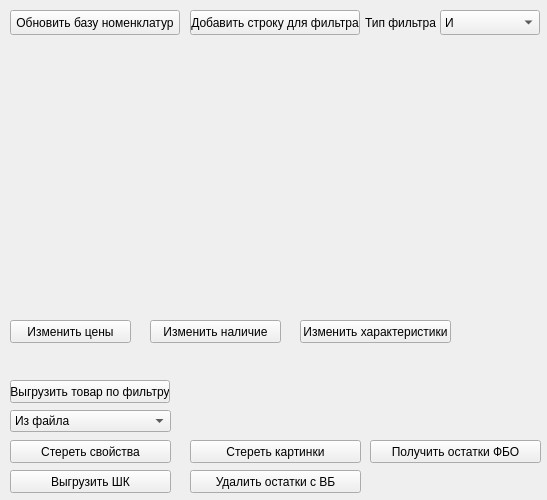
<?xml version="1.0" encoding="UTF-8"?>
<ui version="4.0">
 <class>Form</class>
 <widget class="QWidget" name="Form">
  <property name="geometry">
   <rect>
    <x>0</x>
    <y>0</y>
    <width>547</width>
    <height>500</height>
   </rect>
  </property>
  <property name="windowTitle">
   <string>Form</string>
  </property>
  <widget class="QPushButton" name="updateDbBtn">
   <property name="geometry">
    <rect>
     <x>10</x>
     <y>10</y>
     <width>170</width>
     <height>25</height>
    </rect>
   </property>
   <property name="text">
    <string>Обновить базу номенклатур</string>
   </property>
  </widget>
  <widget class="QPushButton" name="addFilterStringBtn">
   <property name="geometry">
    <rect>
     <x>190</x>
     <y>10</y>
     <width>170</width>
     <height>25</height>
    </rect>
   </property>
   <property name="text">
    <string>Добавить строку для фильтра</string>
   </property>
  </widget>
  <widget class="QComboBox" name="filterType">
   <property name="geometry">
    <rect>
     <x>440</x>
     <y>10</y>
     <width>100</width>
     <height>25</height>
    </rect>
   </property>
   <item>
    <property name="text">
     <string>И</string>
    </property>
   </item>
   <item>
    <property name="text">
     <string>ИЛИ</string>
    </property>
   </item>
  </widget>
  <widget class="QLabel" name="label">
   <property name="geometry">
    <rect>
     <x>365</x>
     <y>10</y>
     <width>81</width>
     <height>25</height>
    </rect>
   </property>
   <property name="text">
    <string>Тип фильтра</string>
   </property>
  </widget>
  <widget class="QPushButton" name="changePrice">
   <property name="geometry">
    <rect>
     <x>10</x>
     <y>320</y>
     <width>121</width>
     <height>23</height>
    </rect>
   </property>
   <property name="text">
    <string>Изменить цены</string>
   </property>
  </widget>
  <widget class="QPushButton" name="changeQuan">
   <property name="geometry">
    <rect>
     <x>150</x>
     <y>320</y>
     <width>131</width>
     <height>23</height>
    </rect>
   </property>
   <property name="text">
    <string>Изменить наличие</string>
   </property>
  </widget>
  <widget class="QPushButton" name="changeChar">
   <property name="geometry">
    <rect>
     <x>300</x>
     <y>320</y>
     <width>151</width>
     <height>23</height>
    </rect>
   </property>
   <property name="text">
    <string>Изменить характеристики</string>
   </property>
  </widget>
  <widget class="QPushButton" name="startExtCharBtn">
   <property name="geometry">
    <rect>
     <x>10</x>
     <y>440</y>
     <width>161</width>
     <height>23</height>
    </rect>
   </property>
   <property name="text">
    <string>Стереть свойства</string>
   </property>
  </widget>
  <widget class="QComboBox" name="toFromComboBox">
   <property name="geometry">
    <rect>
     <x>10</x>
     <y>410</y>
     <width>161</width>
     <height>22</height>
    </rect>
   </property>
   <item>
    <property name="text">
     <string>Из файла</string>
    </property>
   </item>
   <item>
    <property name="text">
     <string>Из фильтра</string>
    </property>
   </item>
  </widget>
  <widget class="QPushButton" name="getLisCardsToFilterBtn">
   <property name="geometry">
    <rect>
     <x>10</x>
     <y>380</y>
     <width>160</width>
     <height>23</height>
    </rect>
   </property>
   <property name="text">
    <string>Выгрузить товар по фильтру</string>
   </property>
  </widget>
  <widget class="QPushButton" name="startExtImageBtn">
   <property name="geometry">
    <rect>
     <x>190</x>
     <y>440</y>
     <width>171</width>
     <height>23</height>
    </rect>
   </property>
   <property name="text">
    <string>Стереть картинки</string>
   </property>
  </widget>
  <widget class="QPushButton" name="startGenerateBarcodesFileFor1CBtn">
   <property name="geometry">
    <rect>
     <x>10</x>
     <y>470</y>
     <width>161</width>
     <height>23</height>
    </rect>
   </property>
   <property name="text">
    <string>Выгрузить ШК</string>
   </property>
  </widget>
  <widget class="QPushButton" name="startDeletStoksBtn">
   <property name="geometry">
    <rect>
     <x>190</x>
     <y>470</y>
     <width>171</width>
     <height>23</height>
    </rect>
   </property>
   <property name="text">
    <string>Удалить остатки с ВБ</string>
   </property>
  </widget>
  <widget class="QPushButton" name="getFSOStocksBtn">
   <property name="geometry">
    <rect>
     <x>370</x>
     <y>440</y>
     <width>171</width>
     <height>23</height>
    </rect>
   </property>
   <property name="text">
    <string>Получить остатки ФБО</string>
   </property>
  </widget>
 </widget>
 <resources/>
 <connections/>
</ui>
